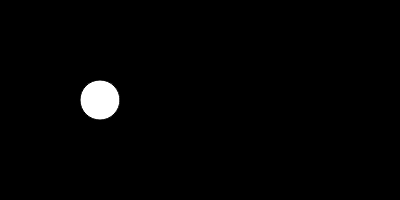
Frame 1 (no input)
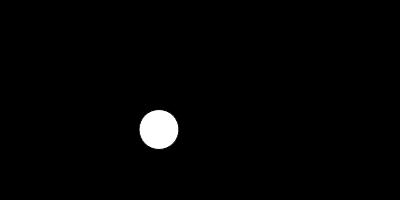
Frame 60 (no input)
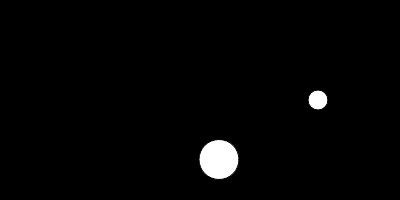
Frame 120 (the mouse pressed at the canvas centre since frame 60)

The p5.js sketch that drew these frames (run headless with seeded random() and noise() and a simulated clock; from frame 60 on, the mouse is pressed at the canvas centre):

// p5.js sketch
// ── sketch.js
let a_x = [100];
let a_y = [100]; 
let a_xspeed = [1];
let a_yspeed = [0.5];
let a_r = [20];

function setup() {
  createCanvas(400, 200).mousePressed(function () {
    a_x.push(mouseX);
    a_y.push(mouseY);
    a_xspeed.push(random([0,.5,2]));
    a_yspeed.push(random([0,.5,2]));
    a_r.push(random([5,10]));    
  });
  createSpan('click on the canvas for a new ball');
}

function draw() {
  background(0);
  for (let i = 0; i < a_x.length; i++) {
    draw_one(i);
  }
}

function draw_one(i) {
  ellipse(a_x[i], a_y[i], a_r[i]*2, a_r[i]*2);
  a_x[i] += a_xspeed[i];
  a_y[i] += a_yspeed[i];
  if (a_x[i] > width - a_r[i] || a_x[i] < a_r[i]) {
    a_xspeed[i] = -a_xspeed[i];
  }
  if (a_y[i] > height - a_r[i] || a_y[i] < a_r[i]) {
    a_yspeed[i] = -a_yspeed[i];
  }
}

// https://editor.p5js.org/jht1493/sketches/ss-mUo0A2
// 4.3 array bouncing balls

// https://editor.p5js.org/jht1493/sketches/T8dyF-XVE
// bouncing ball copy

// https://editor.p5js.org/icm/sketches/BJKWv5Tn
// bouncing ball 
